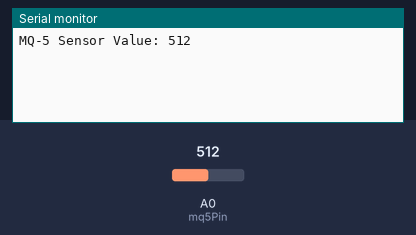
This sketch was run on a simulated Arduino Uno, built with avr-gcc and run on an emulated ATmega328P. Shown: the last lines printed to the serial monitor. The test bench sets the inputs (shaded band); at power-on: A0 (mq5Pin) = 512.

Above: at 3.2 s.
3.3 s: A0 (mq5Pin) set to 716
At 4.5 s:
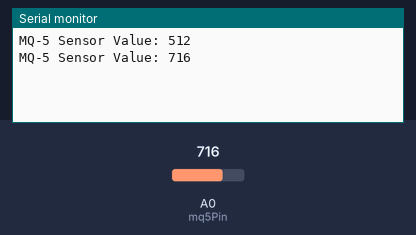
6.0 s: A0 (mq5Pin) set to 900
At 7.3 s:
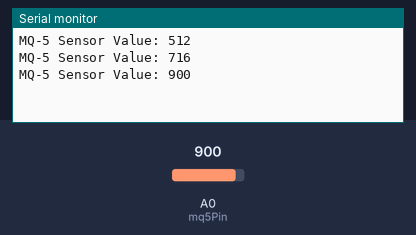
Timing chart, 0 to 9.0 s (numbered marks = the images above; inputs shaded):
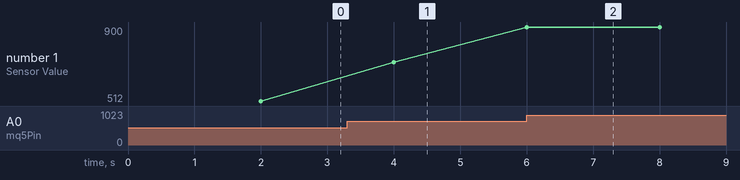

Measured:
- after the input at 3.3 s, the serial monitor: prints a new line after 0.70 s (image 1)
- after the input at 6.0 s, the serial monitor: prints a new line at once (image 2)
- plotted number 1: 512 → 716 after the input at 3.3 s, 716 → 900 after the input at 6.0 s

The sketch:

MQ.7.ino
```cpp
// Define the analog input pin for the MQ-5 sensor
const int mq5Pin = A0;  // ESP8266 has only one ADC pin, which is A0

void setup() {
  // Start the serial communication
  Serial.begin(115200);  // Set the baud rate to 115200 for serial communication

  // Give the sensor time to warm up
 delay(2000);  // Wait for 2 seconds before starting measurements
}

void loop() {
  // Read the analog value from the MQ-5 sensor
  int sensorValue = analogRead(mq5Pin);  // Read the voltage level from A0 pin

  // Print the sensor value to the Serial Monitor
  Serial.print("MQ-5 Sensor Value: ");
  Serial.println(sensorValue);  // Print the value (0 to 1023) that corresponds to gas concentration

  // Wait for 2 seconds before taking another reading
  delay(2000);
}
```
